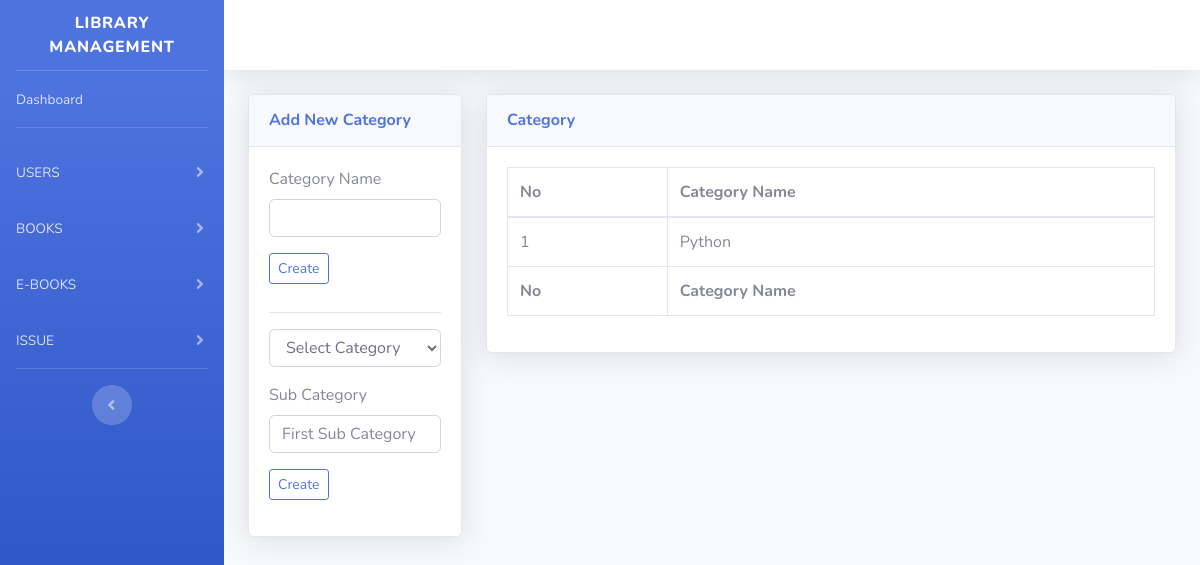
/templates/startbootstrap-sb-admin-2-gh-pages/add_category.php (signed in), run on an earlier commit of the app's database.
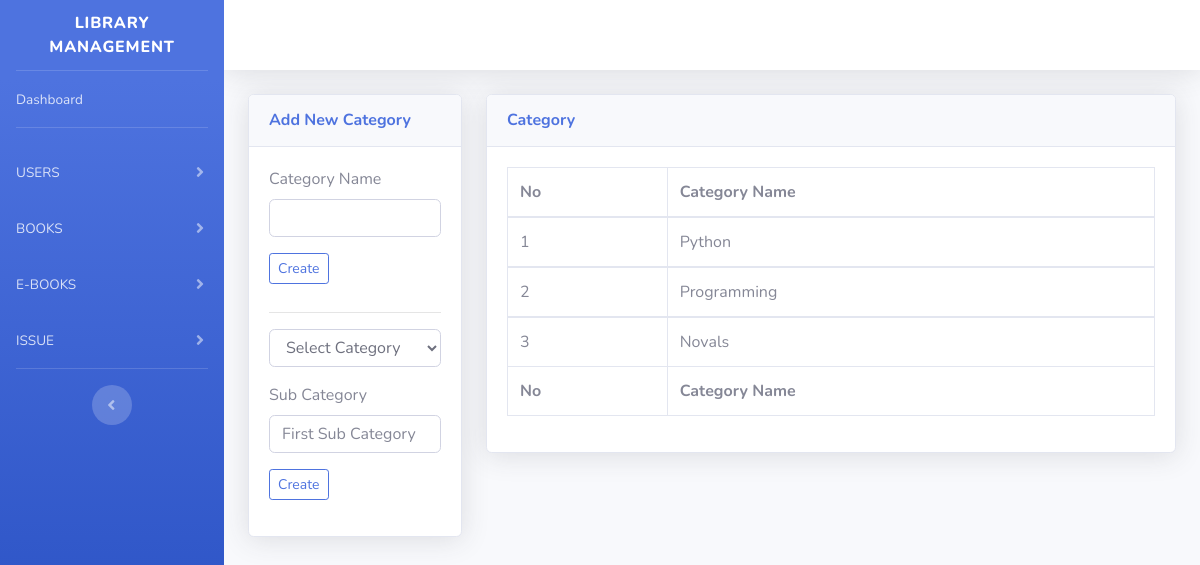
And on a later commit of the database.
### tables this page shows
CREATE TABLE `book_category` (
  `category_id` int(10) NOT NULL,
  `category_name` varchar(40) NOT NULL,
  `status` varchar(20) NOT NULL
);

### templates/startbootstrap-sb-admin-2-gh-pages/add_category.php (the view, shortened to what the changed rows need)
<?php
include('../startbootstrap-sb-admin-2-gh-pages/PHP/connection.php');
?>
<!DOCTYPE html>
<html lang="en">
<head>
    <link href="vendor/fontawesome-free/css/all.min.css" rel="stylesheet" type="text/css">
    <link href="css/sb-admin-2.min.css" rel="stylesheet">
    <link href="vendor/datatables/dataTables.bootstrap4.min.css" rel="stylesheet">
</head>
<body id="page-top">
    <div id="wrapper">
        <div id="content-wrapper" class="d-flex flex-column">
            <div id="content">
                <div class="container-fluid">
                <div class="row">
                   <div class="col-md-9 col-sm-6 col-xs-6">
                      <div class="card shadow mb-4">
                        <div class="card-body">
                            <div class="table-responsive">
                                <table class="table table-bordered" id="dataTable" width="100%" cellspacing="0">
                                    <form name = "signup" method = "POST" action="php/category.php">
                                    <thead>
                                        <tr>
                                            <th>No </th>
                                            <th>Category  Name</th>
                                        </tr>
                                    </thead>
                                    <tfoot>
                                            <th>No </th>
                                            <th>Category  Name</th>
                                </tfoot>
<?php
    $sql = "SELECT * from book_category";
    $result = mysqli_query($con, $sql);
    $count = 1;
    while($row = mysqli_fetch_array($result))
            {
    ?>
                <tbody>
                <tr>
                    <?php echo "<td>" .$count++ ."</td>"; ?>
                    <?php echo " <td>" .$row["category_name"] ."</td>";?>
                </tr>
            </tbody>
        <?php
            }
        ?>
        </table>
                            </div>
                        </div>
                    </div>
                   </div>
                </div>
            </div>
        </div>
    </div>
</body>
</html>

What changed in the data, as far as the page shows it:
added book_category: category_name "Programming"
added book_category: category_name "Novals"
